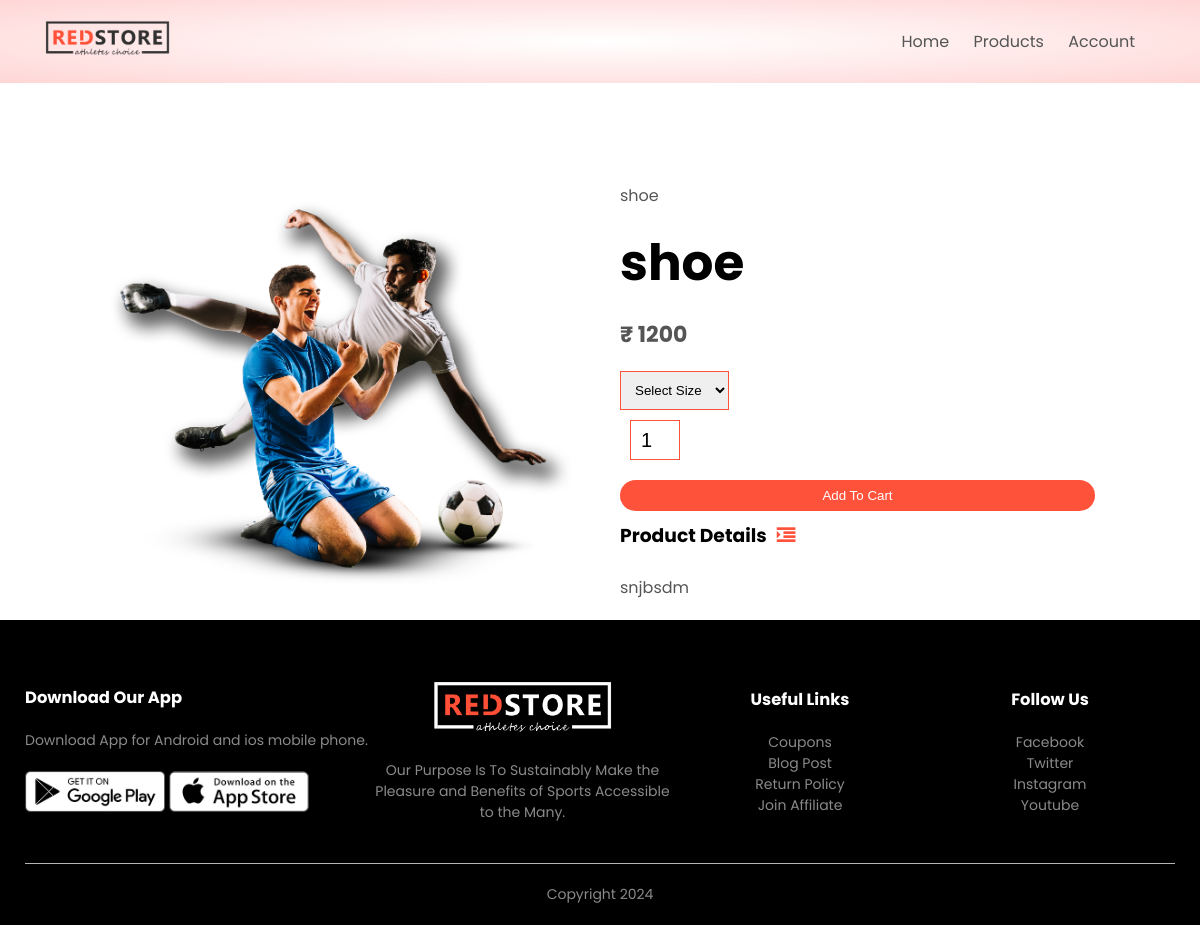
/product_detail/4, run on the app's committed database.
### products/models.py (models this page shows, shortened)
class Product(models.Model):
    LIVE=1
    DELETE=0
    DELETE_CHOICES=((LIVE,'Live'),(DELETE,'Delete'))
    title=models.CharField(max_length=300)
    price=models.IntegerField()
    description=models.TextField()
    image=models.ImageField(upload_to='media/')
    priority=models.IntegerField(default=0)
    delete_status=models.IntegerField(choices=DELETE_CHOICES,default=LIVE)
    created_at=models.DateTimeField(auto_now_add=True)
    updated_at=models.DateTimeField(auto_now=True)

### products/views.py (the view)
# urls.py: path('product_detail/<pk>',views.detail_product,name='detail_product')
def detail_product(request,pk):
    product=Product.objects.get(pk=pk)
    context={'product':product}
    return render(request,"product_detail.html",context)

### templates/product_detail.html
{% extends 'blank_layout.html' %}
 {% block content %}
 {% include 'product_description.html'%}
 {% endblock content %}

### templates/product_description.html (shortened to what this page needs)
{% load static %}
<div class="small-container single-product">
    <div class="row">
        <div class="col-2">
            <img src="{{ product.image.url }}" width="100%" id="ProductImg">
        </div>
        <div class="col-2">
            <p>{{ product.title }}</p>
            <h1>{{ product.title }}</h1>
            <h4>₹ {{ product.price }}</h4>
        <form action="{% url 'add_tocart' %}" method="post" enctype="multipart/form-data">
                <select>
                    <option>Select Size</option>
                </select>
                <input type="number" name="quantity" value="1">
                <button type="submit" class="btn">Add To Cart</button>
            </form>
            <h3>Product Details<i class="fa fa-indent"></i></h3>
            <br>
            <p>{{ product.description }}</p>
        </div>
    </div>
</div>

### static/css/style.css (style rules this page uses)
* { margin: 0; padding: 0; box-sizing: border-box; }
body { font-family: 'Poppins', sans-serif; }
p { color: #555; }
.row { display: flex; align-items: center; flex-wrap: wrap; justify-content: space-around; }
.col-2 { flex-basis: 50%; min-width: 300px; }
.col-2 img { max-width: 100%; padding: 50px 0; }
.col-2 h1 { font-size: 50px; line-height: 60px; margin: 25px 0; }
.btn { display: inline-block; background: #ff523b; color: white; padding: 8px 30px; margin: 30px 0; border-radius: 30px; transition: background 0.5s; }
.small-container { max-width: 1080px; margin: auto; padding-left: 25px; padding-right: 25px; }
h4 { color: #555; font-weight: normal; }
select { border: 1px solid #ff523b; padding: 5px; }
.single-product { margin-top: 80px; }
.single-product .col-2 img { padding: 0; }
.single-product .col-2 { padding: 20px; }
.single-product h4 { margin: 20px 0; font-size: 22px; font-weight: bold; }
.single-product select { display: block; padding: 10px; margin-top: 20px; }
.single-product input { width: 50px; height: 40px; padding-left: 10px; font-size: 20px; margin-left: 10px; border: 1px solid #ff523b; margin-right: 10px; }
.single-product .fa { color: #ff523b; margin-left: 10px; }
form input { width: 100%; height: 30px; margin: 10px 0; padding: 0 10px; border: 1px solid #ccc; }
form .btn { width: 100%; border: none; cursor: pointer; margin: 10px 0; }

### data on the page
Product: image (picture), title "shoe", price "1200", description "snjbsdm"
